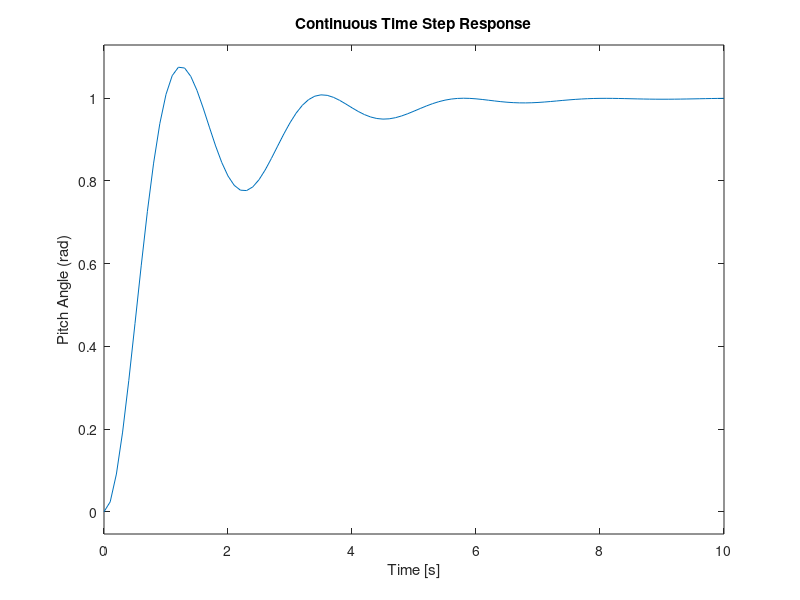
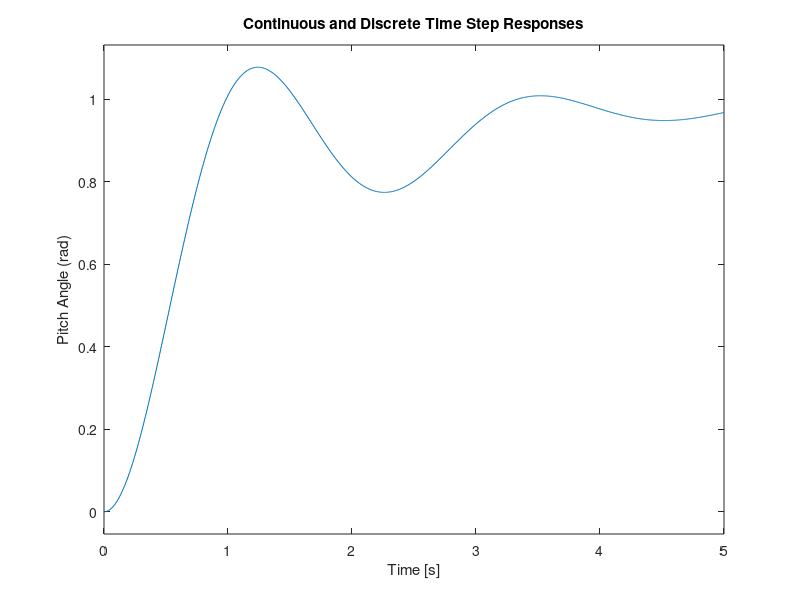

Write MATLAB code to recreate these figures, in order. (Note: this script raises an error after producing the figures.)

% continuous time plant model
c = 5;
agp_ct = [-1 -3 c; 1 -1 0; 0 0 0];
bgp_ct = [0; 0; 1];
cgp_ct = [1 0 0];
dgp_ct = 0;
gp_ct = ss(agp_ct, bgp_ct, cgp_ct, dgp_ct);


% start with no controller
gc_ct = 1;
sys_ct = feedback(gp_ct, 1);
sys_ct_uncomp = sys_ct;

% plot uncompensated step response
figure
step(sys_ct)
grid
title("Continuous Time Step Response")
ylabel("Pitch Angle (rad)")


% plot multiple step responses with varying sample period
ts_arr = [0.3 0.1 0.03 0.01 0.003];
t_end = 5;

figure
hold on

step(sys_ct, t_end)

for ts = ts_arr
    gp_dt = c2d(gp_ct, ts);
    step(feedback(gp_dt, 1), t_end)
end

grid
title("Continuous and Discrete Time Step Responses")
ylabel("Pitch Angle (rad)")
legend(cat(2, "Continuous", ts_arr+" s"), "Location", "southeast")
hold off


% setup system for controller design
ts = 0.01;
gp_dt = c2d(gp_ct, ts);
sys_dt_uncomp = feedback(gp_dt, 1);


% design PID controller
gp_dt_poles = pole(gp_dt);
k_arr = [0.01 0.005 0.002];
t_end = 2;

figure
hold on

for k = k_arr
    a = [1 ts/2 1/ts -1; -1 ts/2 -2/ts (gp_dt_poles(1)+gp_dt_poles(2)); 0 0 1/ts -(gp_dt_poles(1)*gp_dt_poles(2)); 0 0 0 k];
    b = [0; 0; 0; 1];
    x = linsolve(a, b);

    kp = x(1);
    ki = x(2);
    kd = x(3);

    a0 = kp + ki*ts/2 + kd/ts;
    a1 = -kp + ki*ts/2 - 2*kd/ts;
    a2 = kd/ts;
    gc_dt = tf([a0 a1 a2], [1 -1 0], ts);

    sys_dt = feedback(gp_dt*gc_dt, 1);
    step(sys_dt, t_end)
end

grid
title("PID Step Responses")
ylabel("Pitch Angle (rad)")
legend(k_arr+"", "Location", "southeast")
hold off

sys_dt_pid = sys_dt;


% design pole-placement controller
[agp_dt, bgp_dt, cgp_dt, dgp_dt] = ssdata(gp_dt);
[~, ~, ~, order] = minfo(gp_dt); % = 3
controllability = rank(ctrb(agp_dt, bgp_dt)); % = 3, full rank

r = 0.98315;
om = pi/1000;
sys_poles = [r r*exp(1i*om) r*exp(-1i*om)];
k = place(agp_dt, bgp_dt, sys_poles);
sys_dt = ss(agp_dt - bgp_dt*k, bgp_dt, cgp_dt, dgp_dt, 0.001); % change ts for this controller

figure
hold on
step(sys_dt, t_end);
step(sys_dt_pid, t_end);
grid
title("Pole Placement versus PID Step Response")
ylabel("Pitch Angle (rad)")
legend(["Pole Placement" "PID"], "Location", "southeast")
hold off

sys_dt_sf = sys_dt;


% design one-step deadbeat controller
[z, p, k] = zpkdata(gp_dt);
gc_dt = zpk(p, z, 1/k, ts) * tf(1, [1 -1], ts);
sys_dt = feedback(gp_dt*gc_dt, 1);

[y, t, x] = step(ss(sys_dt), t_end);
figure
plot(t, y)
grid
title("One-Step Deadbeat Step Response")
xlabel("Time (seconds)")
ylabel("Pitch Angle (rad)")

figure
plot(t, x(:,3))
grid
title("One-Step Deadbeat Step Response Control Signal")
xlabel("Time (seconds)")
ylabel("Rate Command (rad/s)")


% design one-step deadbeat controller following Dahlin's method
lambda_arr = [0.02 0.04 0.08];

figure
hold on

for lambda = lambda_arr
    [z, p, k] = zpkdata(gp_dt);
    gc_dt = zpk(p, z, 1/k, ts) * tf(1-exp(-ts/lambda), [1 -1], ts);
    sys_dt = feedback(gp_dt*gc_dt, 1);
    
    step(ss(sys_dt), t_end);
end

grid
title("Dahlin Algorithm One-Step Deadbeat Step Response")
ylabel("Pitch Angle (rad)")
legend(lambda_arr+"", "Location", "southeast")
hold off

figure
hold on

for lambda = lambda_arr
    [z, p, k] = zpkdata(gp_dt);
    gc_dt = zpk(p, z, 1/k, ts) * tf(1-exp(-ts/lambda), [1 -1], ts);
    sys_dt = feedback(gp_dt*gc_dt, 1);
    
    [~, t, x] = step(ss(sys_dt), t_end);
    plot(t, x(:,3))
end

grid
title("Dahlin Algorithm One-Step Deadbeat Step Response Control Signal")
xlabel("Time (seconds)")
ylabel("Rate Command (rad/s)")
legend(lambda_arr+"", "Location", "southeast")
hold off

lambda = 0.04;
[z, p, k] = zpkdata(gp_dt);
gc_dt = zpk(p, z, 1/k, ts) * tf(1-exp(-ts/lambda), [1 -1], ts);
sys_dt_db = feedback(gp_dt*gc_dt, 1);


% plot all step responses
t_end = 8;
figure
hold on
step(sys_ct_uncomp, t_end);
step(sys_dt_uncomp, t_end);
step(sys_dt_pid, t_end);
step(sys_dt_sf, t_end);
step(sys_dt_db, t_end);

grid
title("Step Responses of All Systems")
xlabel("Time (seconds)")
ylabel("Pitch Angle (rad)")
legend(["Continuous-Time, Uncompensated" "Uncompensated" "PID" "Pole Placement" "Dahlin Deadbeat"], "Location", "southeast")
hold off


% plot all controlled step responses
t_end = 1;
figure
hold on
step(sys_dt_pid, t_end);
step(sys_dt_sf, t_end);
step(sys_dt_db, t_end);

grid
title("Step Responses of All Controlled Systems")
xlabel("Time (seconds)")
ylabel("Pitch Angle (rad)")
legend(["PID" "Pole Placement" "Dahlin Deadbeat"], "Location", "southeast")
hold off


% plot all controlled step responses
t_end = 1;
figure
hold on
[~, t, x] = step(sys_dt_pid, t_end);
plot(t, x(:,3))
[~, t, x] = step(sys_dt_sf, t_end);
plot(t, x(:,3))
[~, t, x] = step(sys_dt_db, t_end);
plot(t, x(:,3))

grid
title("Step Response Control Signals of All Controlled Systems")
xlabel("Time (seconds)")
ylabel("Pitch Angle (rad)")
legend(["PID" "Pole Placement" "Dahlin Deadbeat"], "Location", "southeast")
hold off
